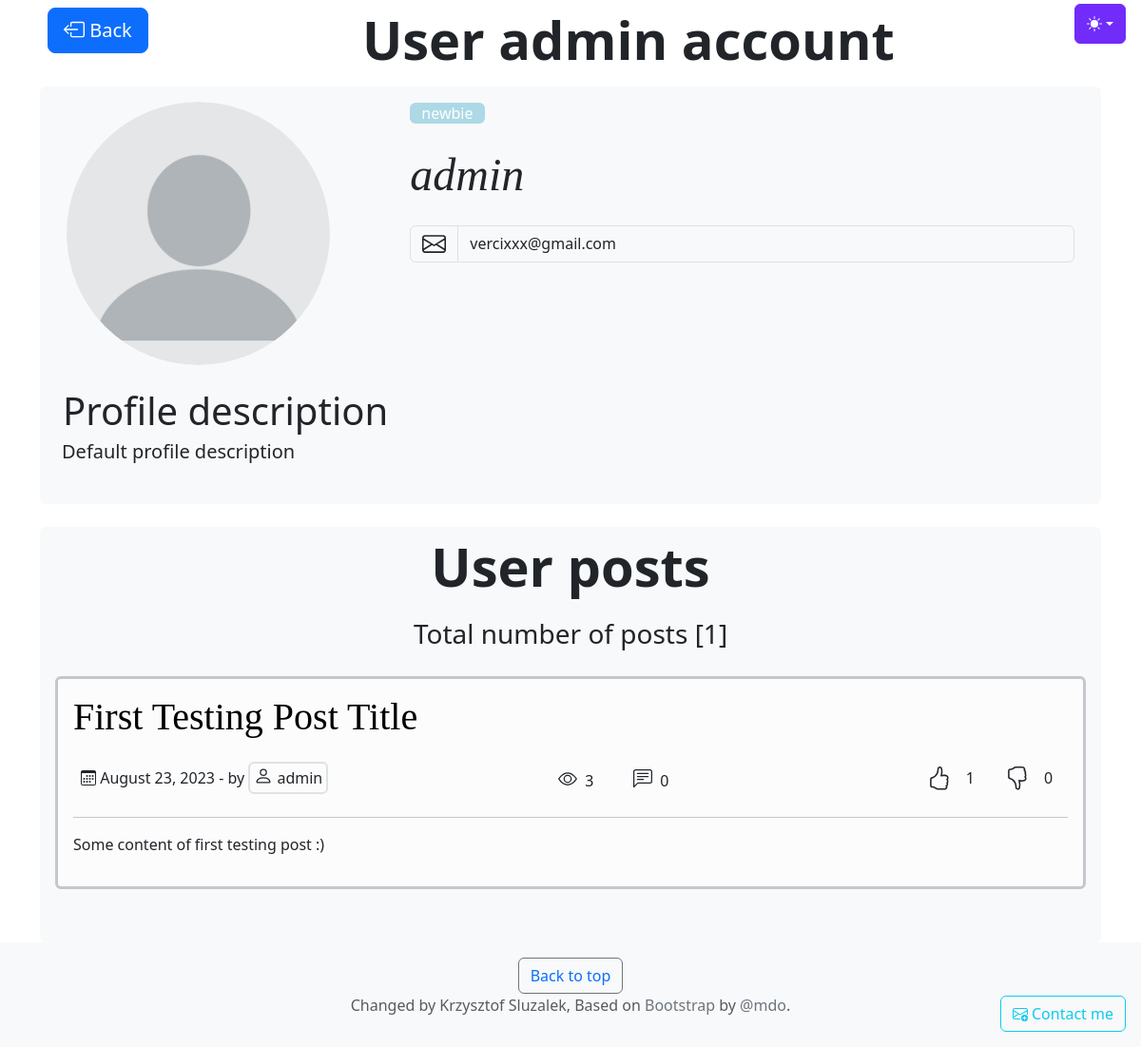
Screenshot of /user/admin/ with the database file from the repository.
### users/models.py (models this page shows)
class MyUser(AbstractUser):
    profile_pic = models.ImageField(null=True,
                                    blank=True,
                                    upload_to="users_prof/",
                                    default="users_prof/default_profile_pic.png")
    user_desc = models.TextField(max_length=250, default='Default profile description')
    RANK_CHOICES = (
        ('Newbie', 'Newbie'),
        ('Junior', 'Junior'),
        ('Member', 'Member'),
        ('SeniorMember', 'SeniorMember'),
        ('Veteran', 'Veteran'),
        ('Expert', 'Expert'),
        ('Guru', 'Guru'),
        ('Moderator', 'Moderator'),
        ('Administrator', 'Administrator'),
        )
    user_rank = models.CharField(
        max_length=20,
        choices=RANK_CHOICES,
        default='newbie'
    )
    def __str__(self):
        return self.username

### posts/models.py (models this page shows)
class Post(models.Model):
    id = models.AutoField(primary_key=True)
    author = models.ForeignKey(settings.AUTH_USER_MODEL, on_delete=models.CASCADE)
    posted_date = models.DateTimeField(default=timezone.now)
    title = models.TextField()
    content = models.TextField()
    views = models.IntegerField(default=0)
    comments = models.IntegerField(default=0)
    likes = models.IntegerField(default=0)
    dislikes = models.IntegerField(default=0)
    class Meta:
        db_table = 'Post'

### users/views.py (the view)
# urls.py: path('user/<str:username>/', users_views.user_account, name="user_account"),
def user_account(request, username):
    User = get_user_model()
    user = User.objects.get(username=username)
    user_id = user.id
    posts = Post.objects.filter(author_id=user_id).order_by('-posted_date')
    bg_color = user_rank_color(user)
    data = {
        'user': user,
        'posts': posts,
        'bg_color': bg_color,
        'Comments':Comment,
        'timezone':timezone,
        'datetime':datetime,
        'thumbs':PostsThumbs,
    }
    if request.method == 'POST':
        user = request.user
        new_username = request.POST.get("username")
        new_email = request.POST.get('email')
        new_password1 = request.POST.get("password1")
        new_password2 = request.POST.get("password2")
        new_profile_pic = request.POST.get('profile_picture')
        new_user_desc = request.POST.get('user_desc')
        if new_username and new_username != user.username:
            if User.objects.filter(username=new_username).exists():
                messages.info(request, 'Username already in use, try another one!')
                return redirect('user_account', username=username)
            elif 4 <= len(new_username) <= 10:
                user.username = new_username
                messages.success(request, 'Username changed!')
            else:
                messages.success(request, 'Username length must be betwwen 4 and 10 characters')
                return redirect('user_account', username=username)
        if new_email and new_email != user.email:
            if User.objects.filter(email=new_email).exists():
                messages.info(request, 'Email already in use, try another one')
                return redirect('user_account', username=username)
            else:
                messages.success(request, 'Email changed!')
                user.email = new_email
        if new_password1:
            if new_password1 == new_password2:
                try:
                    password_validation.validate_password(new_password1, user)
                except ValidationError as e:
                    messages.info(request, ', '.join(e))
                else:
                    user.set_password(new_password1)
                    update_session_auth_hash(request, user)
                    user.save()
                    messages.info(request, 'Password changed successfully!')
            else:
                messages.info(request, "Passwords are different")
        if new_profile_pic:
            messages.success(request, 'New profile picture set')
            user.profile_pic = new_profile_pic
        if new_user_desc is not None and new_user_desc != user.user_desc:
            user.user_desc = new_user_desc
        user.save()
        return redirect('user_account', username=new_username)
    else:
        return render(request, 'user/user_account.html', data)

### users/views.py (called while the page is built)
def user_rank_color(user):
    def rank_colors(rank):
        colors = {
            'Newbie': 'grey',
            'Junior': 'blue',
            'Member': 'cyan',
            'SeniorMember': 'green',
            'Veteran': 'black',
            'Expert': 'purple',
            'Guru': 'brown',
            'Moderator': 'orange',
            'Administrator': 'red'
        }
        default_color = 'lightblue'
        color = colors.get(rank, default_color)
        return color
    bg_color = rank_colors(user.user_rank)
    return bg_color

### static/templates/user/user_account.html (shortened to what this page needs)
{% extends 'blog/base.html' %}
{% load static %}
{% load tz %}
{% block content %}
<main class="container min-vh-100">
  <div class="d-flex">
    <div class="p-2 ">
      <button type="button" class="btn btn-primary btn-lg" id="homeButton">
        Back
      </button>
    </div>
    <div class="p-2 flex-grow-1 display-4 text-center fw-semibold mb-2">
      {% if user.is_authenticated and user == request.user %}
      Account settings
      {% else %}
      User {{user.username}} account
      {% endif %}
    </div>
  </div>
  <div class="d-flex justify-content-between gap-0 column-gap-5 p-3 rounded bg-body-tertiary mb-4">
    {% if user.is_authenticated and user == request.user %}
    <div class="container">
      <div class="row">
        <div class="col-4">
          <div class="row">
            <div class="col-md-10 mb-4">
              <div class="profile_image d-flex justify-content-center">
                <img class="img-fluid rounded-circle" src="{{ user.profile_pic.url }}" >
              </div>
            </div>
            <div class="col-md-12 px-2">
              <form method="POST" class="mx-auto mb-4">
                {% csrf_token %}
              <div class="input-group mb-2 d-flex flex-column align-items-start">
                <label for="user_desc" class="mb-1 w-100 text-center">Profile description</label>
                <textarea class="form-control bg-body-tertiary w-100 rounded" placeholder="Profile description" aria-label="With textarea"
                  name="user_desc" id="user_desc">{{ user.user_desc }}</textarea>
              </div>
            </div>
          </div>
        </div>
        <div class="col-8">
          <div class="row">
            <div class="col-md-12">
                <div class="row">
                  <div class="row-auto">
                    <span class="container rounded text-white" style="background-color: {{ bg_color }}">
                      {{ user.user_rank }}
                    </span>
                  </div>
                  <div class="row">
                  <h1 class="display-5 fst-italic my-4">
                    {{ user.username }}
                  </h1>
                  </div>
                </div>
                <div class="input-group mb-2 d-flex justify-content-start">
                  <span class="input-group-text">
                    <svg xmlns="http://www.w3.org/2000/svg" width="25" height="25" fill="currentColor" class="bi bi-person"
                      viewBox="0 0 16 16">
                      <path
                        d="M8 8a3 3 0 1 0 0-6 3 3 0 0 0 0 6Zm2-3a2 2 0 1 1-4 0 2 2 0 0 1 4 0Zm4 8c0 1-1 1-1 1H3s-1 0-1-1 1-4 6-4 6 3 6 4Zm-1-.004c-.001-.246-.154-.986-.832-1.664C11.516 10.68 10.289 10 8 10c-2.29 0-3.516.68-4.168 1.332-.678.678-.83 1.418-.832 1.664h10Z" />
                    </svg>
                  </span>
                  <input type="text" class="form-control bg-body-tertiary" name="username" value="{{ user.username }}" min='4' max="10" />
                </div>
                <div class="input-group mb-2 d-flex justify-content-start">
                  <span class="input-group-text">
                    <svg xmlns="http://www.w3.org/2000/svg" width="25" height="25" fill="currentColor"
                      class="bi bi-envelope" viewBox="0 0 16 16">
                      <path
                        d="M0 4a2 2 0 0 1 2-2h12a2 2 0 0 1 2 2v8a2 2 0 0 1-2 2H2a2 2 0 0 1-2-2V4Zm2-1a1 1 0 0 0-1 1v.217l7 4.2 7-4.2V4a1 1 0 0 0-1-1H2Zm13 2.383-4.708 2.825L15 11.105V5.383Zm-.034 6.876-5.64-3.471L8 9.583l-1.326-.795-5.64 3.47A1 1 0 0 0 2 13h12a1 1 0 0 0 .966-.741ZM1 11.105l4.708-2.897L1 5.383v5.722Z" />
                    </svg>
                  </span>
                  <input type="email" class="form-control bg-body-tertiary" name="email" value="{{ user.email }}" />
                </div>
                <div class="input-group mb-2 d-flex justify-content-start">
                  <span class="input-group-text">
                    Type new password
                  </span>
                  <input type="password" class="form-control bg-body-tertiary" name="password1" />
                </div>
                <div class="input-group mb-2 d-flex justify-content-start">
                  <span class="input-group-text">
                    Repeat new password
                  </span>
                  <input type="password" class="form-control bg-body-tertiary" name="password2" />
                </div>
                <div class="mb-3">
                  <label for="formFileSm" class="form-label fs-2">Change profile photo</label>
                  <input class="form-control form-control-sm bg-body-tertiary" id="formFileSm" name="profile_picture"
                    type="file" accept=".jpg,.png">
                </div>
                <div class="col d-flex justify-content-center align-items-center">
                  <button type="submit" class="btn btn-success btn-lg" data-bs-toggle="modal" data-bs-target="#error_modal">
                    <svg xmlns="http://www.w3.org/2000/svg" width="16" height="16" fill="currentColor"
                      class="bi bi-check-lg" viewBox="0 0 16 16">
                      <path
                        d="M12.736 3.97a.733.733 0 0 1 1.047 0c.286.289.29.756.01 1.05L7.88 12.01a.733.733 0 0 1-1.065.02L3.217 8.384a.757.757 0 0 1 0-1.06.733.733 0 0 1 1.047 0l3.052 3.093 5.4-6.425a.247.247 0 0 1 .02-.022Z" />
                    </svg>
                    Save
                  </button>
                </div>
              </form>
            </div>
          </div>
        </div>
      </div>
    </div>
    {% else %}
    <div class="container">
      <div class="row">
        <div class="col-4">
          <div class="row">
            <div class="col-md-10 mb-4">
              <div class="profile_image d-flex justify-content-center">
                <img class="img-fluid rounded-circle" src="{{ user.profile_pic.url }}" >
              </div>
            </div>
            <div class="col-md-12 px-2">
              <div class="input-group mb-2 d-flex flex-column align-items-start">
                <label for="user_desc" class="mb-1 w-100  display-6">Profile description</label>
                <p class="fs-5">
                  {{ user.user_desc }}
                </p>
              </div>
            </div>
          </div>
        </div>
        <div class="col-8">
          <div class="row">
            <div class="col-md-12">
                <div class="row">
                  <div class="row-auto">
                    <span class="container rounded text-white" style="background-color: {{ bg_color }}">
                      {{ user.user_rank }}
                    </span>
                  </div>
                  <div class="row">
                  <h1 class="display-5 fst-italic my-4">
                    {{ user.username }}
                  </h1>
                  </div>
                </div>
                <div class="input-group mb-2 d-flex justify-content-start">
                  <span class="input-group-text">
                  </span>
                  <input type="email" class="form-control bg-body-tertiary" name="email" value="{{ user.email }}" disabled/>
                </div>
            </div>
          </div>
        </div>
      </div>
    </div>
    {% endif %}
  </div>
  <div class="bg-body-tertiary rounded pb-2">
    <div class="p-2 flex-grow-1 display-4 text-center  fw-semibold">
      User posts
    </div>
    <div class="p-2 flex-grow-1 fs-3 text-center">
      Total number of posts [{{ posts|length }}]
    </div>
    {% for post in posts %}
    <article class="blog-post border border-secondary-subtle border-3 p-3 rounded m-3 mb-5 bg-light-subtle">
      <a class="link-offset-2 link-offset-3-hover link-underline link-underline-opacity-0 link-underline-opacity-75-hover text-reset"
        href="{% url 'post_view' post.id %}">
        <h2 class="display-6 link-body-emphasis mb-1 text-break text-capitalize">
          {{ post.title }}
        </h2>
      </a>
      <p class="blog-post-meta">
      <div class="d-flex justify-content-between">
        <div class="p-2">
          {{ post.posted_date|date:"F d, Y" }}
          - by
          <span class="border border-2 rounded p-1">
            {{ post.author }}
          </span>
        </div>
        <div class="p-2 d-flex align-items-center p-2">
          <div class="row ">
            <div class="col-2">
            </div>
            <div class="col-3 me-2">
              {{post.views}}
            </div>
            <div class="col-2">
            </div>
            <div class="col-3 me-2">
              {{post.comments}}
            </div>
          </div>
        </div>
        <div class="p-2 d-flex align-items-center p-2">
          <div class="row ">
            <div class="col-3">
              {% if user.is_authenticated %}
              <form id="myForm" method="post" action="{% url 'like_clicked' %}">
                {% endif %}
              </form>
            </div>
            <div class="col-3 " id="likes-counter-{{ post.id }}">
              {{post.likes}}
            </div>
            <div class="col-3">
              <form id="myForm" method="post" action="{% url 'dislike_clicked' %}">
              </form>
            </div>
            <div class="col-3 " id="dislikes-counter-{{ post.id }}">
              {{post.dislikes}}
            </div>
          </div>
        </div>
      </div>
      </p>
      <hr>
      <p class="text-break">
        {{ post.content }}
      </p>
    </article>
    {% endfor %}
  </div>
</main>
{% endblock %}

### static/css/blog.css (style rules this page uses)
h1, h2, h3, h4, h5, h6 { font-family: "Playfair Display", Georgia, "Times New Roman", serif; }
.blog-post { margin-bottom: 4rem; }
.blog-post-meta { margin-bottom: 1.25rem; color: #727272; }
.bi { vertical-align: -.125em; fill: currentColor; }
#change-icon, #change-icon-fill { cursor: pointer; }

### static/templates/user/user_account.html (style rules this page uses)
.profile_image { width: 100%; padding-top: 100%; position: relative; overflow: hidden; border-radius: 50%; }
.profile_image img { position: absolute; top: 0; left: 0; width: 100%; height: 100%; object-fit: cover; }

### rows the page displays
MyUser: username "admin", profile_pic (placeholder picture), user_desc "Default profile description", user_rank "newbie", email "vercixxx@gmail.com"
Post: title "First Testing Post Title", posted_date "August 23, 2023", author "admin", views "3", comments "0", likes "1", dislikes "0", content "Some content of first testing post :)"

### other values shown
{{ posts|length }} "1"
